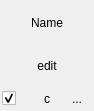
<?xml version="1.0" encoding="UTF-8"?>
<ui version="4.0">
 <class>Form</class>
 <widget class="QWidget" name="Form">
  <property name="enabled">
   <bool>true</bool>
  </property>
  <property name="geometry">
   <rect>
    <x>0</x>
    <y>0</y>
    <width>94</width>
    <height>111</height>
   </rect>
  </property>
  <property name="sizePolicy">
   <sizepolicy hsizetype="Minimum" vsizetype="Minimum">
    <horstretch>0</horstretch>
    <verstretch>0</verstretch>
   </sizepolicy>
  </property>
  <property name="windowTitle">
   <string>Form</string>
  </property>
  <property name="autoFillBackground">
   <bool>false</bool>
  </property>
  <layout class="QVBoxLayout" name="verticalLayout">
   <property name="spacing">
    <number>0</number>
   </property>
   <property name="sizeConstraint">
    <enum>QLayout::SizeConstraint::SetDefaultConstraint</enum>
   </property>
   <property name="leftMargin">
    <number>0</number>
   </property>
   <property name="topMargin">
    <number>0</number>
   </property>
   <property name="rightMargin">
    <number>0</number>
   </property>
   <property name="bottomMargin">
    <number>0</number>
   </property>
   <item>
    <widget class="QWidget" name="widget" native="true">
     <property name="sizePolicy">
      <sizepolicy hsizetype="Preferred" vsizetype="Preferred">
       <horstretch>0</horstretch>
       <verstretch>0</verstretch>
      </sizepolicy>
     </property>
     <property name="maximumSize">
      <size>
       <width>16777215</width>
       <height>16777215</height>
      </size>
     </property>
     <property name="layoutDirection">
      <enum>Qt::LayoutDirection::LeftToRight</enum>
     </property>
     <layout class="QVBoxLayout" name="verticalLayout_2">
      <property name="spacing">
       <number>2</number>
      </property>
      <property name="leftMargin">
       <number>2</number>
      </property>
      <property name="topMargin">
       <number>2</number>
      </property>
      <property name="rightMargin">
       <number>2</number>
      </property>
      <property name="bottomMargin">
       <number>2</number>
      </property>
      <item alignment="Qt::AlignmentFlag::AlignHCenter">
       <widget class="QLabel" name="label">
        <property name="sizePolicy">
         <sizepolicy hsizetype="Minimum" vsizetype="Minimum">
          <horstretch>0</horstretch>
          <verstretch>0</verstretch>
         </sizepolicy>
        </property>
        <property name="font">
         <font>
          <pointsize>9</pointsize>
         </font>
        </property>
        <property name="text">
         <string>Name</string>
        </property>
        <property name="alignment">
         <set>Qt::AlignmentFlag::AlignLeading|Qt::AlignmentFlag::AlignLeft|Qt::AlignmentFlag::AlignVCenter</set>
        </property>
       </widget>
      </item>
      <item>
       <widget class="QToolButton" name="toolButton_modify">
        <property name="sizePolicy">
         <sizepolicy hsizetype="MinimumExpanding" vsizetype="Minimum">
          <horstretch>0</horstretch>
          <verstretch>0</verstretch>
         </sizepolicy>
        </property>
        <property name="font">
         <font>
          <pointsize>9</pointsize>
         </font>
        </property>
        <property name="toolTip">
         <string>Modify this filter in Analysis View</string>
        </property>
        <property name="text">
         <string>edit</string>
        </property>
        <property name="icon">
         <iconset theme="tools-wizard"/>
        </property>
        <property name="toolButtonStyle">
         <enum>Qt::ToolButtonStyle::ToolButtonTextBesideIcon</enum>
        </property>
        <property name="autoRaise">
         <bool>true</bool>
        </property>
       </widget>
      </item>
      <item>
       <layout class="QHBoxLayout" name="horizontalLayout_2">
        <property name="spacing">
         <number>0</number>
        </property>
        <property name="sizeConstraint">
         <enum>QLayout::SizeConstraint::SetDefaultConstraint</enum>
        </property>
        <property name="leftMargin">
         <number>0</number>
        </property>
        <property name="topMargin">
         <number>0</number>
        </property>
        <property name="rightMargin">
         <number>0</number>
        </property>
        <property name="bottomMargin">
         <number>0</number>
        </property>
        <item>
         <widget class="QCheckBox" name="checkBox">
          <property name="sizePolicy">
           <sizepolicy hsizetype="Minimum" vsizetype="Fixed">
            <horstretch>0</horstretch>
            <verstretch>0</verstretch>
           </sizepolicy>
          </property>
          <property name="toolTip">
           <string>Use this filter</string>
          </property>
          <property name="layoutDirection">
           <enum>Qt::LayoutDirection::LeftToRight</enum>
          </property>
          <property name="text">
           <string/>
          </property>
          <property name="checked">
           <bool>true</bool>
          </property>
          <property name="tristate">
           <bool>false</bool>
          </property>
         </widget>
        </item>
        <item>
         <widget class="QToolButton" name="toolButton_toggle">
          <property name="sizePolicy">
           <sizepolicy hsizetype="Minimum" vsizetype="Minimum">
            <horstretch>0</horstretch>
            <verstretch>0</verstretch>
           </sizepolicy>
          </property>
          <property name="toolTip">
           <string>Activate/Deactivate filter for all datasets</string>
          </property>
          <property name="text">
           <string>c</string>
          </property>
          <property name="icon">
           <iconset theme="object-columns"/>
          </property>
          <property name="autoRaise">
           <bool>true</bool>
          </property>
         </widget>
        </item>
        <item>
         <widget class="QToolButton" name="toolButton_opt">
          <property name="sizePolicy">
           <sizepolicy hsizetype="Minimum" vsizetype="Fixed">
            <horstretch>0</horstretch>
            <verstretch>0</verstretch>
           </sizepolicy>
          </property>
          <property name="maximumSize">
           <size>
            <width>50</width>
            <height>16777215</height>
           </size>
          </property>
          <property name="text">
           <string>...</string>
          </property>
          <property name="icon">
           <iconset theme="preferences-activities"/>
          </property>
          <property name="popupMode">
           <enum>QToolButton::ToolButtonPopupMode::InstantPopup</enum>
          </property>
          <property name="toolButtonStyle">
           <enum>Qt::ToolButtonStyle::ToolButtonIconOnly</enum>
          </property>
          <property name="autoRaise">
           <bool>true</bool>
          </property>
          <property name="arrowType">
           <enum>Qt::ArrowType::NoArrow</enum>
          </property>
         </widget>
        </item>
       </layout>
      </item>
     </layout>
    </widget>
   </item>
  </layout>
 </widget>
 <resources/>
 <connections/>
</ui>
